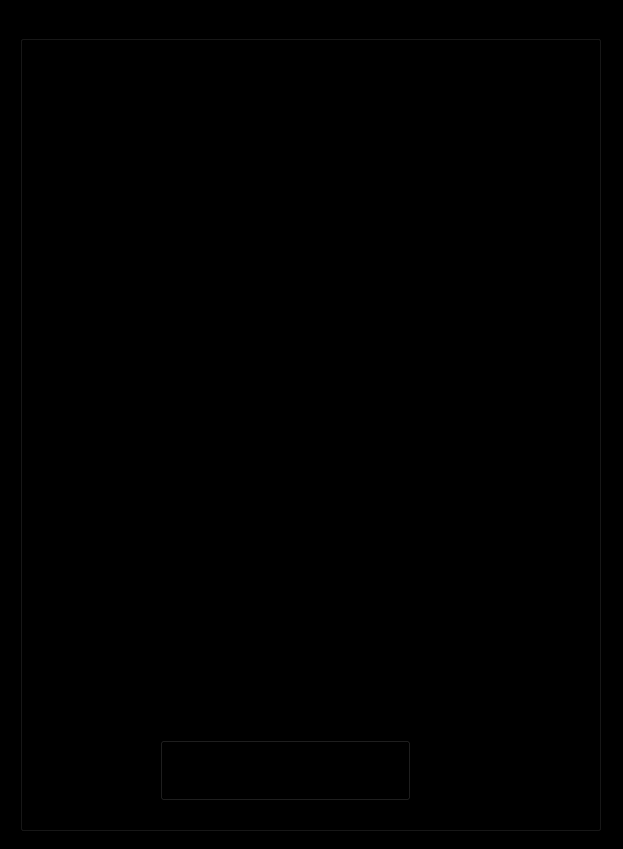
<?xml version="1.0" encoding="UTF-8"?>
<ui version="4.0">
 <class>MainWindow</class>
 <widget class="QMainWindow" name="MainWindow">
  <property name="geometry">
   <rect>
    <x>0</x>
    <y>0</y>
    <width>623</width>
    <height>849</height>
   </rect>
  </property>
  <property name="sizePolicy">
   <sizepolicy hsizetype="Fixed" vsizetype="Fixed">
    <horstretch>0</horstretch>
    <verstretch>0</verstretch>
   </sizepolicy>
  </property>
  <property name="font">
   <font>
    <family>Consolas</family>
    <pointsize>10</pointsize>
   </font>
  </property>
  <property name="windowTitle">
   <string>Create Subjects</string>
  </property>
  <property name="windowIcon">
   <iconset resource="QRC_FILES/Exams/CREATE_EXAMS.qrc">
    <normaloff>:/PIC/Pictures/Main_logo.jpg</normaloff>:/PIC/Pictures/Main_logo.jpg</iconset>
  </property>
  <property name="styleSheet">
   <string notr="true">background-color: rgb(0, 0, 0);</string>
  </property>
  <widget class="QWidget" name="centralwidget">
   <widget class="QGroupBox" name="groupBox">
    <property name="geometry">
     <rect>
      <x>20</x>
      <y>20</y>
      <width>581</width>
      <height>811</height>
     </rect>
    </property>
    <property name="font">
     <font>
      <family>Consolas</family>
      <pointsize>10</pointsize>
     </font>
    </property>
    <property name="styleSheet">
     <string notr="true">background-image: url(:/PIC/Pictures/BG.jpg);</string>
    </property>
    <property name="title">
     <string>Create Subjects</string>
    </property>
    <widget class="QLabel" name="label_17">
     <property name="geometry">
      <rect>
       <x>20</x>
       <y>40</y>
       <width>181</width>
       <height>21</height>
      </rect>
     </property>
     <property name="sizePolicy">
      <sizepolicy hsizetype="Fixed" vsizetype="Fixed">
       <horstretch>0</horstretch>
       <verstretch>0</verstretch>
      </sizepolicy>
     </property>
     <property name="font">
      <font>
       <family>Consolas</family>
       <pointsize>10</pointsize>
      </font>
     </property>
     <property name="lineWidth">
      <number>1</number>
     </property>
     <property name="text">
      <string>Subject ID</string>
     </property>
    </widget>
    <widget class="QLineEdit" name="lineEdit">
     <property name="geometry">
      <rect>
       <x>30</x>
       <y>70</y>
       <width>201</width>
       <height>31</height>
      </rect>
     </property>
     <property name="sizePolicy">
      <sizepolicy hsizetype="Fixed" vsizetype="Fixed">
       <horstretch>0</horstretch>
       <verstretch>0</verstretch>
      </sizepolicy>
     </property>
     <property name="font">
      <font>
       <family>Consolas</family>
       <pointsize>10</pointsize>
      </font>
     </property>
     <property name="focusPolicy">
      <enum>Qt::StrongFocus</enum>
     </property>
     <property name="styleSheet">
      <string notr="true">background-image: url(:/PIC/Pictures/TB_PIC.png);</string>
     </property>
     <property name="inputMethodHints">
      <set>Qt::ImhDigitsOnly|Qt::ImhNoAutoUppercase|Qt::ImhPreferNumbers|Qt::ImhSensitiveData</set>
     </property>
     <property name="maxLength">
      <number>30</number>
     </property>
     <property name="frame">
      <bool>false</bool>
     </property>
     <property name="placeholderText">
      <string>Enter the subject ID</string>
     </property>
     <property name="clearButtonEnabled">
      <bool>false</bool>
     </property>
    </widget>
    <widget class="QLineEdit" name="lineEdit_2">
     <property name="geometry">
      <rect>
       <x>270</x>
       <y>70</y>
       <width>281</width>
       <height>31</height>
      </rect>
     </property>
     <property name="sizePolicy">
      <sizepolicy hsizetype="Fixed" vsizetype="Fixed">
       <horstretch>0</horstretch>
       <verstretch>0</verstretch>
      </sizepolicy>
     </property>
     <property name="font">
      <font>
       <family>Consolas</family>
       <pointsize>10</pointsize>
      </font>
     </property>
     <property name="focusPolicy">
      <enum>Qt::StrongFocus</enum>
     </property>
     <property name="styleSheet">
      <string notr="true">background-image: url(:/PIC/Pictures/TB_PIC.png);</string>
     </property>
     <property name="inputMethodHints">
      <set>Qt::ImhDigitsOnly|Qt::ImhNoAutoUppercase|Qt::ImhPreferNumbers|Qt::ImhSensitiveData</set>
     </property>
     <property name="maxLength">
      <number>30</number>
     </property>
     <property name="frame">
      <bool>false</bool>
     </property>
     <property name="placeholderText">
      <string>Enter the subject</string>
     </property>
     <property name="clearButtonEnabled">
      <bool>false</bool>
     </property>
    </widget>
    <widget class="QLabel" name="label_18">
     <property name="geometry">
      <rect>
       <x>260</x>
       <y>40</y>
       <width>181</width>
       <height>21</height>
      </rect>
     </property>
     <property name="sizePolicy">
      <sizepolicy hsizetype="Fixed" vsizetype="Fixed">
       <horstretch>0</horstretch>
       <verstretch>0</verstretch>
      </sizepolicy>
     </property>
     <property name="font">
      <font>
       <family>Consolas</family>
       <pointsize>10</pointsize>
      </font>
     </property>
     <property name="lineWidth">
      <number>1</number>
     </property>
     <property name="text">
      <string>Subject</string>
     </property>
    </widget>
    <widget class="QPushButton" name="pushButton_5">
     <property name="geometry">
      <rect>
       <x>140</x>
       <y>720</y>
       <width>251</width>
       <height>61</height>
      </rect>
     </property>
     <property name="font">
      <font>
       <family>Consolas</family>
       <pointsize>10</pointsize>
      </font>
     </property>
     <property name="focusPolicy">
      <enum>Qt::TabFocus</enum>
     </property>
     <property name="text">
      <string>Create</string>
     </property>
     <property name="default">
      <bool>false</bool>
     </property>
     <property name="flat">
      <bool>false</bool>
     </property>
    </widget>
    <widget class="QLineEdit" name="lineEdit_3">
     <property name="geometry">
      <rect>
       <x>270</x>
       <y>150</y>
       <width>281</width>
       <height>31</height>
      </rect>
     </property>
     <property name="sizePolicy">
      <sizepolicy hsizetype="Fixed" vsizetype="Fixed">
       <horstretch>0</horstretch>
       <verstretch>0</verstretch>
      </sizepolicy>
     </property>
     <property name="font">
      <font>
       <family>Consolas</family>
       <pointsize>10</pointsize>
      </font>
     </property>
     <property name="focusPolicy">
      <enum>Qt::StrongFocus</enum>
     </property>
     <property name="styleSheet">
      <string notr="true">background-image: url(:/PIC/Pictures/TB_PIC.png);</string>
     </property>
     <property name="inputMethodHints">
      <set>Qt::ImhDigitsOnly|Qt::ImhNoAutoUppercase|Qt::ImhPreferNumbers|Qt::ImhSensitiveData</set>
     </property>
     <property name="maxLength">
      <number>30</number>
     </property>
     <property name="frame">
      <bool>false</bool>
     </property>
     <property name="placeholderText">
      <string>Enter the subject</string>
     </property>
     <property name="clearButtonEnabled">
      <bool>false</bool>
     </property>
    </widget>
    <widget class="QLineEdit" name="lineEdit_4">
     <property name="geometry">
      <rect>
       <x>30</x>
       <y>150</y>
       <width>201</width>
       <height>31</height>
      </rect>
     </property>
     <property name="sizePolicy">
      <sizepolicy hsizetype="Fixed" vsizetype="Fixed">
       <horstretch>0</horstretch>
       <verstretch>0</verstretch>
      </sizepolicy>
     </property>
     <property name="font">
      <font>
       <family>Consolas</family>
       <pointsize>10</pointsize>
      </font>
     </property>
     <property name="focusPolicy">
      <enum>Qt::StrongFocus</enum>
     </property>
     <property name="styleSheet">
      <string notr="true">background-image: url(:/PIC/Pictures/TB_PIC.png);</string>
     </property>
     <property name="inputMethodHints">
      <set>Qt::ImhDigitsOnly|Qt::ImhNoAutoUppercase|Qt::ImhPreferNumbers|Qt::ImhSensitiveData</set>
     </property>
     <property name="maxLength">
      <number>30</number>
     </property>
     <property name="frame">
      <bool>false</bool>
     </property>
     <property name="placeholderText">
      <string>Enter the subject ID</string>
     </property>
     <property name="clearButtonEnabled">
      <bool>false</bool>
     </property>
    </widget>
    <widget class="QLabel" name="label_19">
     <property name="geometry">
      <rect>
       <x>20</x>
       <y>120</y>
       <width>181</width>
       <height>21</height>
      </rect>
     </property>
     <property name="sizePolicy">
      <sizepolicy hsizetype="Fixed" vsizetype="Fixed">
       <horstretch>0</horstretch>
       <verstretch>0</verstretch>
      </sizepolicy>
     </property>
     <property name="font">
      <font>
       <family>Consolas</family>
       <pointsize>10</pointsize>
      </font>
     </property>
     <property name="lineWidth">
      <number>1</number>
     </property>
     <property name="text">
      <string>Subject ID</string>
     </property>
    </widget>
    <widget class="QLabel" name="label_20">
     <property name="geometry">
      <rect>
       <x>260</x>
       <y>120</y>
       <width>181</width>
       <height>21</height>
      </rect>
     </property>
     <property name="sizePolicy">
      <sizepolicy hsizetype="Fixed" vsizetype="Fixed">
       <horstretch>0</horstretch>
       <verstretch>0</verstretch>
      </sizepolicy>
     </property>
     <property name="font">
      <font>
       <family>Consolas</family>
       <pointsize>10</pointsize>
      </font>
     </property>
     <property name="lineWidth">
      <number>1</number>
     </property>
     <property name="text">
      <string>Subject</string>
     </property>
    </widget>
    <widget class="QLineEdit" name="lineEdit_5">
     <property name="geometry">
      <rect>
       <x>270</x>
       <y>230</y>
       <width>281</width>
       <height>31</height>
      </rect>
     </property>
     <property name="sizePolicy">
      <sizepolicy hsizetype="Fixed" vsizetype="Fixed">
       <horstretch>0</horstretch>
       <verstretch>0</verstretch>
      </sizepolicy>
     </property>
     <property name="font">
      <font>
       <family>Consolas</family>
       <pointsize>10</pointsize>
      </font>
     </property>
     <property name="focusPolicy">
      <enum>Qt::StrongFocus</enum>
     </property>
     <property name="styleSheet">
      <string notr="true">background-image: url(:/PIC/Pictures/TB_PIC.png);</string>
     </property>
     <property name="inputMethodHints">
      <set>Qt::ImhDigitsOnly|Qt::ImhNoAutoUppercase|Qt::ImhPreferNumbers|Qt::ImhSensitiveData</set>
     </property>
     <property name="maxLength">
      <number>30</number>
     </property>
     <property name="frame">
      <bool>false</bool>
     </property>
     <property name="placeholderText">
      <string>Enter the subject</string>
     </property>
     <property name="clearButtonEnabled">
      <bool>false</bool>
     </property>
    </widget>
    <widget class="QLineEdit" name="lineEdit_6">
     <property name="geometry">
      <rect>
       <x>30</x>
       <y>230</y>
       <width>201</width>
       <height>31</height>
      </rect>
     </property>
     <property name="sizePolicy">
      <sizepolicy hsizetype="Fixed" vsizetype="Fixed">
       <horstretch>0</horstretch>
       <verstretch>0</verstretch>
      </sizepolicy>
     </property>
     <property name="font">
      <font>
       <family>Consolas</family>
       <pointsize>10</pointsize>
      </font>
     </property>
     <property name="focusPolicy">
      <enum>Qt::StrongFocus</enum>
     </property>
     <property name="styleSheet">
      <string notr="true">background-image: url(:/PIC/Pictures/TB_PIC.png);</string>
     </property>
     <property name="inputMethodHints">
      <set>Qt::ImhDigitsOnly|Qt::ImhNoAutoUppercase|Qt::ImhPreferNumbers|Qt::ImhSensitiveData</set>
     </property>
     <property name="maxLength">
      <number>30</number>
     </property>
     <property name="frame">
      <bool>false</bool>
     </property>
     <property name="placeholderText">
      <string>Enter the subject ID</string>
     </property>
     <property name="clearButtonEnabled">
      <bool>false</bool>
     </property>
    </widget>
    <widget class="QLabel" name="label_21">
     <property name="geometry">
      <rect>
       <x>20</x>
       <y>200</y>
       <width>181</width>
       <height>21</height>
      </rect>
     </property>
     <property name="sizePolicy">
      <sizepolicy hsizetype="Fixed" vsizetype="Fixed">
       <horstretch>0</horstretch>
       <verstretch>0</verstretch>
      </sizepolicy>
     </property>
     <property name="font">
      <font>
       <family>Consolas</family>
       <pointsize>10</pointsize>
      </font>
     </property>
     <property name="lineWidth">
      <number>1</number>
     </property>
     <property name="text">
      <string>Subject ID</string>
     </property>
    </widget>
    <widget class="QLabel" name="label_22">
     <property name="geometry">
      <rect>
       <x>260</x>
       <y>200</y>
       <width>181</width>
       <height>21</height>
      </rect>
     </property>
     <property name="sizePolicy">
      <sizepolicy hsizetype="Fixed" vsizetype="Fixed">
       <horstretch>0</horstretch>
       <verstretch>0</verstretch>
      </sizepolicy>
     </property>
     <property name="font">
      <font>
       <family>Consolas</family>
       <pointsize>10</pointsize>
      </font>
     </property>
     <property name="lineWidth">
      <number>1</number>
     </property>
     <property name="text">
      <string>Subject</string>
     </property>
    </widget>
    <widget class="QLineEdit" name="lineEdit_7">
     <property name="geometry">
      <rect>
       <x>270</x>
       <y>310</y>
       <width>281</width>
       <height>31</height>
      </rect>
     </property>
     <property name="sizePolicy">
      <sizepolicy hsizetype="Fixed" vsizetype="Fixed">
       <horstretch>0</horstretch>
       <verstretch>0</verstretch>
      </sizepolicy>
     </property>
     <property name="font">
      <font>
       <family>Consolas</family>
       <pointsize>10</pointsize>
      </font>
     </property>
     <property name="focusPolicy">
      <enum>Qt::StrongFocus</enum>
     </property>
     <property name="styleSheet">
      <string notr="true">background-image: url(:/PIC/Pictures/TB_PIC.png);</string>
     </property>
     <property name="inputMethodHints">
      <set>Qt::ImhDigitsOnly|Qt::ImhNoAutoUppercase|Qt::ImhPreferNumbers|Qt::ImhSensitiveData</set>
     </property>
     <property name="maxLength">
      <number>30</number>
     </property>
     <property name="frame">
      <bool>false</bool>
     </property>
     <property name="placeholderText">
      <string>Enter the subject</string>
     </property>
     <property name="clearButtonEnabled">
      <bool>false</bool>
     </property>
    </widget>
    <widget class="QLineEdit" name="lineEdit_8">
     <property name="geometry">
      <rect>
       <x>30</x>
       <y>310</y>
       <width>201</width>
       <height>31</height>
      </rect>
     </property>
     <property name="sizePolicy">
      <sizepolicy hsizetype="Fixed" vsizetype="Fixed">
       <horstretch>0</horstretch>
       <verstretch>0</verstretch>
      </sizepolicy>
     </property>
     <property name="font">
      <font>
       <family>Consolas</family>
       <pointsize>10</pointsize>
      </font>
     </property>
     <property name="focusPolicy">
      <enum>Qt::StrongFocus</enum>
     </property>
     <property name="styleSheet">
      <string notr="true">background-image: url(:/PIC/Pictures/TB_PIC.png);</string>
     </property>
     <property name="inputMethodHints">
      <set>Qt::ImhDigitsOnly|Qt::ImhNoAutoUppercase|Qt::ImhPreferNumbers|Qt::ImhSensitiveData</set>
     </property>
     <property name="maxLength">
      <number>30</number>
     </property>
     <property name="frame">
      <bool>false</bool>
     </property>
     <property name="placeholderText">
      <string>Enter the subject ID</string>
     </property>
     <property name="clearButtonEnabled">
      <bool>false</bool>
     </property>
    </widget>
    <widget class="QLabel" name="label_23">
     <property name="geometry">
      <rect>
       <x>20</x>
       <y>280</y>
       <width>181</width>
       <height>21</height>
      </rect>
     </property>
     <property name="sizePolicy">
      <sizepolicy hsizetype="Fixed" vsizetype="Fixed">
       <horstretch>0</horstretch>
       <verstretch>0</verstretch>
      </sizepolicy>
     </property>
     <property name="font">
      <font>
       <family>Consolas</family>
       <pointsize>10</pointsize>
      </font>
     </property>
     <property name="lineWidth">
      <number>1</number>
     </property>
     <property name="text">
      <string>Subject ID</string>
     </property>
    </widget>
    <widget class="QLabel" name="label_24">
     <property name="geometry">
      <rect>
       <x>260</x>
       <y>280</y>
       <width>181</width>
       <height>21</height>
      </rect>
     </property>
     <property name="sizePolicy">
      <sizepolicy hsizetype="Fixed" vsizetype="Fixed">
       <horstretch>0</horstretch>
       <verstretch>0</verstretch>
      </sizepolicy>
     </property>
     <property name="font">
      <font>
       <family>Consolas</family>
       <pointsize>10</pointsize>
      </font>
     </property>
     <property name="lineWidth">
      <number>1</number>
     </property>
     <property name="text">
      <string>Subject</string>
     </property>
    </widget>
    <widget class="QLineEdit" name="lineEdit_9">
     <property name="geometry">
      <rect>
       <x>270</x>
       <y>390</y>
       <width>281</width>
       <height>31</height>
      </rect>
     </property>
     <property name="sizePolicy">
      <sizepolicy hsizetype="Fixed" vsizetype="Fixed">
       <horstretch>0</horstretch>
       <verstretch>0</verstretch>
      </sizepolicy>
     </property>
     <property name="font">
      <font>
       <family>Consolas</family>
       <pointsize>10</pointsize>
      </font>
     </property>
     <property name="focusPolicy">
      <enum>Qt::StrongFocus</enum>
     </property>
     <property name="styleSheet">
      <string notr="true">background-image: url(:/PIC/Pictures/TB_PIC.png);</string>
     </property>
     <property name="inputMethodHints">
      <set>Qt::ImhDigitsOnly|Qt::ImhNoAutoUppercase|Qt::ImhPreferNumbers|Qt::ImhSensitiveData</set>
     </property>
     <property name="maxLength">
      <number>30</number>
     </property>
     <property name="frame">
      <bool>false</bool>
     </property>
     <property name="placeholderText">
      <string>Enter the subject</string>
     </property>
     <property name="clearButtonEnabled">
      <bool>false</bool>
     </property>
    </widget>
    <widget class="QLineEdit" name="lineEdit_10">
     <property name="geometry">
      <rect>
       <x>30</x>
       <y>390</y>
       <width>201</width>
       <height>31</height>
      </rect>
     </property>
     <property name="sizePolicy">
      <sizepolicy hsizetype="Fixed" vsizetype="Fixed">
       <horstretch>0</horstretch>
       <verstretch>0</verstretch>
      </sizepolicy>
     </property>
     <property name="font">
      <font>
       <family>Consolas</family>
       <pointsize>10</pointsize>
      </font>
     </property>
     <property name="focusPolicy">
      <enum>Qt::StrongFocus</enum>
     </property>
     <property name="styleSheet">
      <string notr="true">background-image: url(:/PIC/Pictures/TB_PIC.png);</string>
     </property>
     <property name="inputMethodHints">
      <set>Qt::ImhDigitsOnly|Qt::ImhNoAutoUppercase|Qt::ImhPreferNumbers|Qt::ImhSensitiveData</set>
     </property>
     <property name="maxLength">
      <number>30</number>
     </property>
     <property name="frame">
      <bool>false</bool>
     </property>
     <property name="placeholderText">
      <string>Enter the subject ID</string>
     </property>
     <property name="clearButtonEnabled">
      <bool>false</bool>
     </property>
    </widget>
    <widget class="QLabel" name="label_25">
     <property name="geometry">
      <rect>
       <x>20</x>
       <y>360</y>
       <width>181</width>
       <height>21</height>
      </rect>
     </property>
     <property name="sizePolicy">
      <sizepolicy hsizetype="Fixed" vsizetype="Fixed">
       <horstretch>0</horstretch>
       <verstretch>0</verstretch>
      </sizepolicy>
     </property>
     <property name="font">
      <font>
       <family>Consolas</family>
       <pointsize>10</pointsize>
      </font>
     </property>
     <property name="lineWidth">
      <number>1</number>
     </property>
     <property name="text">
      <string>Subject ID</string>
     </property>
    </widget>
    <widget class="QLabel" name="label_26">
     <property name="geometry">
      <rect>
       <x>260</x>
       <y>360</y>
       <width>181</width>
       <height>21</height>
      </rect>
     </property>
     <property name="sizePolicy">
      <sizepolicy hsizetype="Fixed" vsizetype="Fixed">
       <horstretch>0</horstretch>
       <verstretch>0</verstretch>
      </sizepolicy>
     </property>
     <property name="font">
      <font>
       <family>Consolas</family>
       <pointsize>10</pointsize>
      </font>
     </property>
     <property name="lineWidth">
      <number>1</number>
     </property>
     <property name="text">
      <string>Subject</string>
     </property>
    </widget>
    <widget class="QLineEdit" name="lineEdit_11">
     <property name="geometry">
      <rect>
       <x>270</x>
       <y>480</y>
       <width>281</width>
       <height>31</height>
      </rect>
     </property>
     <property name="sizePolicy">
      <sizepolicy hsizetype="Fixed" vsizetype="Fixed">
       <horstretch>0</horstretch>
       <verstretch>0</verstretch>
      </sizepolicy>
     </property>
     <property name="font">
      <font>
       <family>Consolas</family>
       <pointsize>10</pointsize>
      </font>
     </property>
     <property name="focusPolicy">
      <enum>Qt::StrongFocus</enum>
     </property>
     <property name="styleSheet">
      <string notr="true">background-image: url(:/PIC/Pictures/TB_PIC.png);</string>
     </property>
     <property name="inputMethodHints">
      <set>Qt::ImhDigitsOnly|Qt::ImhNoAutoUppercase|Qt::ImhPreferNumbers|Qt::ImhSensitiveData</set>
     </property>
     <property name="maxLength">
      <number>30</number>
     </property>
     <property name="frame">
      <bool>false</bool>
     </property>
     <property name="placeholderText">
      <string>Enter the subject</string>
     </property>
     <property name="clearButtonEnabled">
      <bool>false</bool>
     </property>
    </widget>
    <widget class="QLineEdit" name="lineEdit_12">
     <property name="geometry">
      <rect>
       <x>30</x>
       <y>480</y>
       <width>201</width>
       <height>31</height>
      </rect>
     </property>
     <property name="sizePolicy">
      <sizepolicy hsizetype="Fixed" vsizetype="Fixed">
       <horstretch>0</horstretch>
       <verstretch>0</verstretch>
      </sizepolicy>
     </property>
     <property name="font">
      <font>
       <family>Consolas</family>
       <pointsize>10</pointsize>
      </font>
     </property>
     <property name="focusPolicy">
      <enum>Qt::StrongFocus</enum>
     </property>
     <property name="styleSheet">
      <string notr="true">background-image: url(:/PIC/Pictures/TB_PIC.png);</string>
     </property>
     <property name="inputMethodHints">
      <set>Qt::ImhDigitsOnly|Qt::ImhNoAutoUppercase|Qt::ImhPreferNumbers|Qt::ImhSensitiveData</set>
     </property>
     <property name="maxLength">
      <number>30</number>
     </property>
     <property name="frame">
      <bool>false</bool>
     </property>
     <property name="placeholderText">
      <string>Enter the subject ID</string>
     </property>
     <property name="clearButtonEnabled">
      <bool>false</bool>
     </property>
    </widget>
    <widget class="QLabel" name="label_27">
     <property name="geometry">
      <rect>
       <x>20</x>
       <y>450</y>
       <width>181</width>
       <height>21</height>
      </rect>
     </property>
     <property name="sizePolicy">
      <sizepolicy hsizetype="Fixed" vsizetype="Fixed">
       <horstretch>0</horstretch>
       <verstretch>0</verstretch>
      </sizepolicy>
     </property>
     <property name="font">
      <font>
       <family>Consolas</family>
       <pointsize>10</pointsize>
      </font>
     </property>
     <property name="lineWidth">
      <number>1</number>
     </property>
     <property name="text">
      <string>Subject ID</string>
     </property>
    </widget>
    <widget class="QLabel" name="label_28">
     <property name="geometry">
      <rect>
       <x>260</x>
       <y>450</y>
       <width>181</width>
       <height>21</height>
      </rect>
     </property>
     <property name="sizePolicy">
      <sizepolicy hsizetype="Fixed" vsizetype="Fixed">
       <horstretch>0</horstretch>
       <verstretch>0</verstretch>
      </sizepolicy>
     </property>
     <property name="font">
      <font>
       <family>Consolas</family>
       <pointsize>10</pointsize>
      </font>
     </property>
     <property name="lineWidth">
      <number>1</number>
     </property>
     <property name="text">
      <string>Subject</string>
     </property>
    </widget>
    <widget class="QLineEdit" name="lineEdit_13">
     <property name="geometry">
      <rect>
       <x>270</x>
       <y>570</y>
       <width>281</width>
       <height>31</height>
      </rect>
     </property>
     <property name="sizePolicy">
      <sizepolicy hsizetype="Fixed" vsizetype="Fixed">
       <horstretch>0</horstretch>
       <verstretch>0</verstretch>
      </sizepolicy>
     </property>
     <property name="font">
      <font>
       <family>Consolas</family>
       <pointsize>10</pointsize>
      </font>
     </property>
     <property name="focusPolicy">
      <enum>Qt::StrongFocus</enum>
     </property>
     <property name="styleSheet">
      <string notr="true">background-image: url(:/PIC/Pictures/TB_PIC.png);</string>
     </property>
     <property name="inputMethodHints">
      <set>Qt::ImhDigitsOnly|Qt::ImhNoAutoUppercase|Qt::ImhPreferNumbers|Qt::ImhSensitiveData</set>
     </property>
     <property name="maxLength">
      <number>30</number>
     </property>
     <property name="frame">
      <bool>false</bool>
     </property>
     <property name="placeholderText">
      <string>Enter the subject</string>
     </property>
     <property name="clearButtonEnabled">
      <bool>false</bool>
     </property>
    </widget>
    <widget class="QLineEdit" name="lineEdit_14">
     <property name="geometry">
      <rect>
       <x>30</x>
       <y>570</y>
       <width>201</width>
       <height>31</height>
      </rect>
     </property>
     <property name="sizePolicy">
      <sizepolicy hsizetype="Fixed" vsizetype="Fixed">
       <horstretch>0</horstretch>
       <verstretch>0</verstretch>
      </sizepolicy>
     </property>
     <property name="font">
      <font>
       <family>Consolas</family>
       <pointsize>10</pointsize>
      </font>
     </property>
     <property name="focusPolicy">
      <enum>Qt::StrongFocus</enum>
     </property>
     <property name="styleSheet">
      <string notr="true">background-image: url(:/PIC/Pictures/TB_PIC.png);</string>
     </property>
     <property name="inputMethodHints">
      <set>Qt::ImhDigitsOnly|Qt::ImhNoAutoUppercase|Qt::ImhPreferNumbers|Qt::ImhSensitiveData</set>
     </property>
     <property name="maxLength">
      <number>30</number>
     </property>
     <property name="frame">
      <bool>false</bool>
     </property>
     <property name="placeholderText">
      <string>Enter the subject ID</string>
     </property>
     <property name="clearButtonEnabled">
      <bool>false</bool>
     </property>
    </widget>
    <widget class="QLabel" name="label_29">
     <property name="geometry">
      <rect>
       <x>20</x>
       <y>541</y>
       <width>181</width>
       <height>20</height>
      </rect>
     </property>
     <property name="sizePolicy">
      <sizepolicy hsizetype="Fixed" vsizetype="Fixed">
       <horstretch>0</horstretch>
       <verstretch>0</verstretch>
      </sizepolicy>
     </property>
     <property name="font">
      <font>
       <family>Consolas</family>
       <pointsize>10</pointsize>
      </font>
     </property>
     <property name="lineWidth">
      <number>1</number>
     </property>
     <property name="text">
      <string>Subject ID</string>
     </property>
    </widget>
    <widget class="QLabel" name="label_30">
     <property name="geometry">
      <rect>
       <x>260</x>
       <y>540</y>
       <width>181</width>
       <height>21</height>
      </rect>
     </property>
     <property name="sizePolicy">
      <sizepolicy hsizetype="Fixed" vsizetype="Fixed">
       <horstretch>0</horstretch>
       <verstretch>0</verstretch>
      </sizepolicy>
     </property>
     <property name="font">
      <font>
       <family>Consolas</family>
       <pointsize>10</pointsize>
      </font>
     </property>
     <property name="lineWidth">
      <number>1</number>
     </property>
     <property name="text">
      <string>Subject</string>
     </property>
    </widget>
    <widget class="QLineEdit" name="lineEdit_15">
     <property name="geometry">
      <rect>
       <x>270</x>
       <y>660</y>
       <width>281</width>
       <height>31</height>
      </rect>
     </property>
     <property name="sizePolicy">
      <sizepolicy hsizetype="Fixed" vsizetype="Fixed">
       <horstretch>0</horstretch>
       <verstretch>0</verstretch>
      </sizepolicy>
     </property>
     <property name="font">
      <font>
       <family>Consolas</family>
       <pointsize>10</pointsize>
      </font>
     </property>
     <property name="focusPolicy">
      <enum>Qt::StrongFocus</enum>
     </property>
     <property name="styleSheet">
      <string notr="true">background-image: url(:/PIC/Pictures/TB_PIC.png);</string>
     </property>
     <property name="inputMethodHints">
      <set>Qt::ImhDigitsOnly|Qt::ImhNoAutoUppercase|Qt::ImhPreferNumbers|Qt::ImhSensitiveData</set>
     </property>
     <property name="maxLength">
      <number>30</number>
     </property>
     <property name="frame">
      <bool>false</bool>
     </property>
     <property name="placeholderText">
      <string>Enter the subject</string>
     </property>
     <property name="clearButtonEnabled">
      <bool>false</bool>
     </property>
    </widget>
    <widget class="QLineEdit" name="lineEdit_16">
     <property name="geometry">
      <rect>
       <x>30</x>
       <y>660</y>
       <width>201</width>
       <height>31</height>
      </rect>
     </property>
     <property name="sizePolicy">
      <sizepolicy hsizetype="Fixed" vsizetype="Fixed">
       <horstretch>0</horstretch>
       <verstretch>0</verstretch>
      </sizepolicy>
     </property>
     <property name="font">
      <font>
       <family>Consolas</family>
       <pointsize>10</pointsize>
      </font>
     </property>
     <property name="focusPolicy">
      <enum>Qt::StrongFocus</enum>
     </property>
     <property name="styleSheet">
      <string notr="true">background-image: url(:/PIC/Pictures/TB_PIC.png);</string>
     </property>
     <property name="inputMethodHints">
      <set>Qt::ImhDigitsOnly|Qt::ImhNoAutoUppercase|Qt::ImhPreferNumbers|Qt::ImhSensitiveData</set>
     </property>
     <property name="maxLength">
      <number>30</number>
     </property>
     <property name="frame">
      <bool>false</bool>
     </property>
     <property name="placeholderText">
      <string>Enter the subject ID</string>
     </property>
     <property name="clearButtonEnabled">
      <bool>false</bool>
     </property>
    </widget>
    <widget class="QLabel" name="label_31">
     <property name="geometry">
      <rect>
       <x>20</x>
       <y>630</y>
       <width>181</width>
       <height>21</height>
      </rect>
     </property>
     <property name="sizePolicy">
      <sizepolicy hsizetype="Fixed" vsizetype="Fixed">
       <horstretch>0</horstretch>
       <verstretch>0</verstretch>
      </sizepolicy>
     </property>
     <property name="font">
      <font>
       <family>Consolas</family>
       <pointsize>10</pointsize>
      </font>
     </property>
     <property name="lineWidth">
      <number>1</number>
     </property>
     <property name="text">
      <string>Subject ID</string>
     </property>
    </widget>
    <widget class="QLabel" name="label_32">
     <property name="geometry">
      <rect>
       <x>260</x>
       <y>630</y>
       <width>181</width>
       <height>21</height>
      </rect>
     </property>
     <property name="sizePolicy">
      <sizepolicy hsizetype="Fixed" vsizetype="Fixed">
       <horstretch>0</horstretch>
       <verstretch>0</verstretch>
      </sizepolicy>
     </property>
     <property name="font">
      <font>
       <family>Consolas</family>
       <pointsize>10</pointsize>
      </font>
     </property>
     <property name="lineWidth">
      <number>1</number>
     </property>
     <property name="text">
      <string>Subject</string>
     </property>
    </widget>
   </widget>
  </widget>
 </widget>
 <resources>
  <include location="QRC_FILES/Exams/CREATE_EXAMS.qrc"/>
 </resources>
 <connections/>
</ui>
